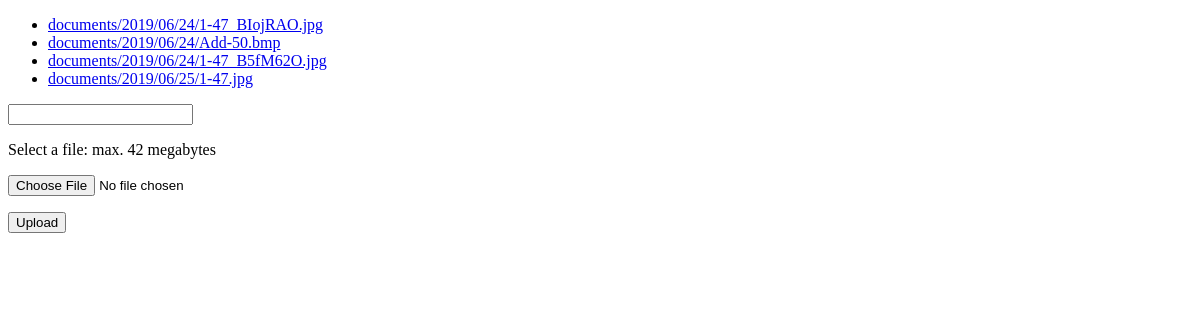
The page /haha on the database as committed earlier.
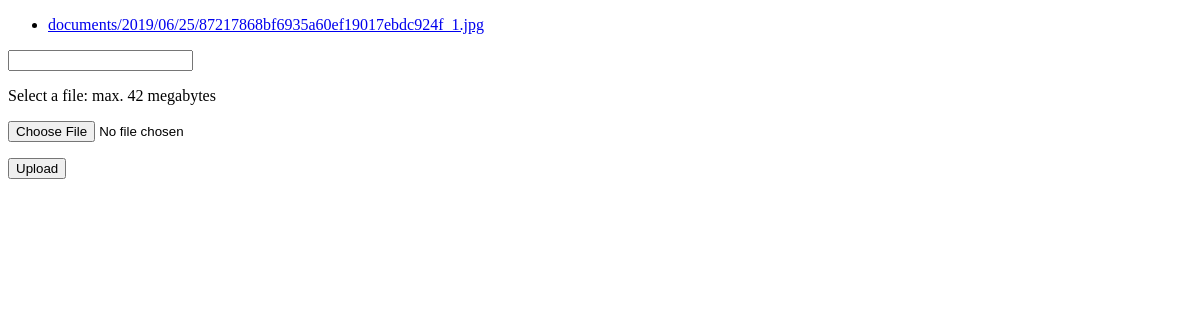
The same page on the database as committed later.
### quiz/models.py (models this page shows)
class Document(models.Model):
    docfile = models.FileField(upload_to='documents/%Y/%m/%d')
    belong_to_lesson = models.ForeignKey(Lesson, on_delete=models.CASCADE,null=True, blank=True)
    created_on = models.DateTimeField(auto_now_add=True)
    updated_on = models.DateTimeField(auto_now=True)

### quiz/views.py (the view)
# urls.py: path('haha', views.list, name='list'),
def list(request):
    if request.method == 'POST':
        print(request.POST)
        print(request.FILES)
        form = DocumentForm(request.POST, request.FILES)
        print(1)
        if form.is_valid():
            newdoc = Document(docfile = request.FILES['docfile'])
            newdoc.save()
            print(2)
            return HttpResponseRedirect(reverse('list'))
    else:
        form = DocumentForm() # A empty, unbound form
        print(3)
    print(4)
    documents = Document.objects.all()
    return render(request, 'list.html', {'documents': documents, 'form': form})

### quiz/forms.py
class DocumentForm(forms.Form):
    docfile = forms.FileField(
        label='Select a file',
        help_text='max. 42 megabytes'
    )

### quiz/templates/list.html (shortened to what this page needs)
<!DOCTYPE html>
<html>
    <head>
    </head>
    <body>
        {% if documents %}
            <ul>
                {% for document in documents %}
                    <li><a href="{{ document.docfile.url }}">{{ document.docfile.name }}</a></li>
                {% endfor %}
            </ul>
        {% else %}
            <p>No documents.</p>
        {% endif %}
        <form name = "form" id = "your_form_id" action="{% url "list" %}" method="post" enctype="multipart/form-data">
                 <input type = "text" width=50px name="uu"/>
            <p>{{ form.docfile.label_tag }} {{ form.docfile.help_text }}</p>
            <p>
                {{ form.docfile }}
            </p>
            <p><input type="submit" value="Upload"/></p>
        </form>
    </body>
</html>

Rows that differ between the two databases and show on the page:
removed Document: docfile.name "documents/2019/06/24/1-47_BIojRAO.jpg"
removed Document: docfile.name "documents/2019/06/24/Add-50.bmp"
removed Document: docfile.name "documents/2019/06/24/1-47_B5fM62O.jpg"
removed Document: docfile.name "documents/2019/06/25/1-47.jpg"
added Document: docfile.name "documents/2019/06/25/87217868bf6935a60ef19017ebdc924f_1.jpg"
